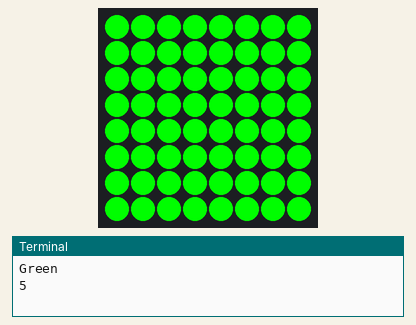
This program was run on a simulated Raspberry Pi (BCM pin numbers) with a Sense HAT. Parts: the Sense HAT's 8×8 RGB LED matrix, the last lines printed to the terminal. At 28.1 s the program stops and its outputs stay as they are.

Above: at 0.1 s.
At 7.1 s:
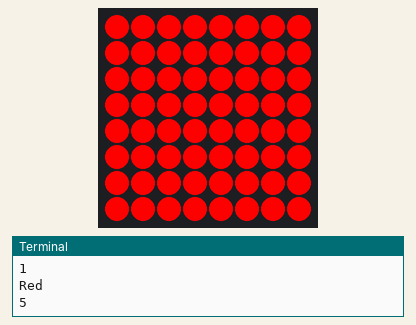
At 26.2 s:
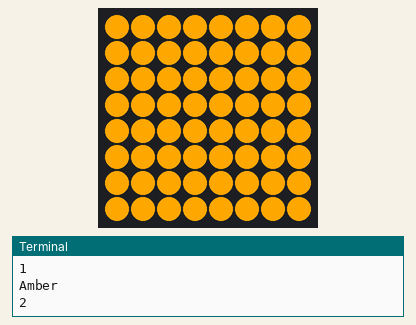

The program:

hat_traffic_light.py
```python
from sense_hat import SenseHat
from time import sleep
import os

sense = SenseHat()

red = [255, 0, 0]
green = [0, 255, 0]
amber = [255, 165, 0]

def clear():
    os.system("clear")

def display_countdown(seconds):
    for i in range(seconds, 0, -1):
        print(i)
        sleep(1)

def display_colour(colour):
    sense.clear(colour)

def clear_hat():
    # Clear the LED matrix on sense hat
    sense.clear()

def red_on(seconds):
    clear()
    print("Red")
    display_colour(red)
    display_countdown(seconds)

def amber_on(seconds):
    clear()
    print("Amber")
    display_colour(amber)
    display_countdown(seconds)

def green_on(seconds):
    clear()
    print("Green")
    display_colour(green)
    display_countdown(seconds)

def main():
    i=0
    while (i<2):
        green_on(5)
        amber_on(2)
        red_on(5)
        amber_on(2)
        i+=1
    clear_hat()

main()
```

Measured:
- what the display in image 1 shows lasts 5.0 s, from 7.1 s to 12.1 s
- what the display in image 2 shows lasts 2.0 s, from 26.1 s to 28.1 s
